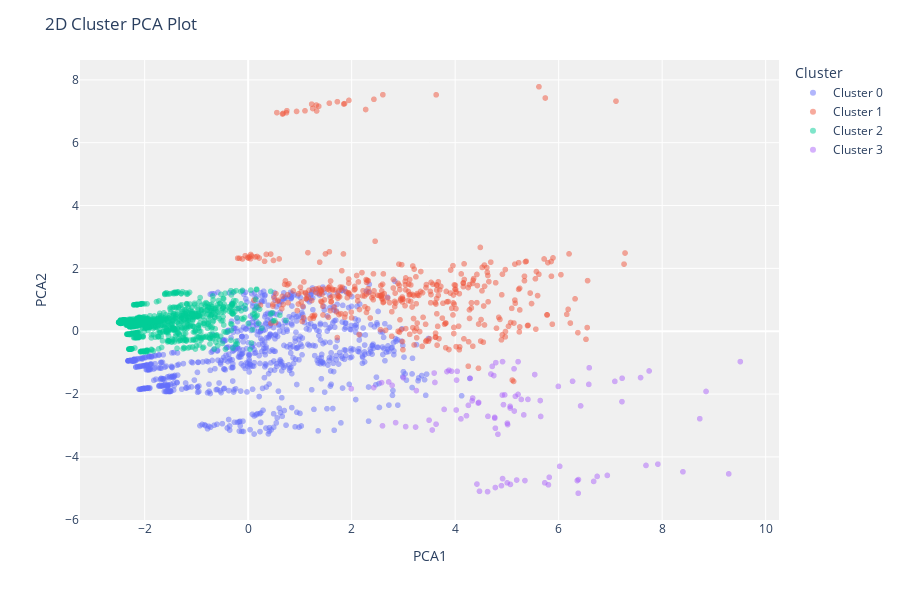

The notebook cell saved with this chart:
### Markdown cell above
### Visualize Model

### Code cell
plot_model(aggl, plot = 'cluster')

### Figure 1 — Plotly figure (JSON) as saved in the notebook; plotly's stock layout.template omitted (floating-point values rounded to 4 significant figures; data arrays with more than 128 entries replaced by an {"elided": "..."} marker saying what was removed)
{"data": [{"customdata": {"elided": "800x1 float values"}, "hovertemplate": "Cluster=Cluster 0<br>PCA1=%{x}<br>PCA2=%{y}<br>Feature=%{customdata[0]}<extra></extra>", "legendgroup": "Cluster 0", "marker": {"color": "#636efa", "opacity": 0.5, "symbol": "circle"}, "mode": "markers", "name": "Cluster 0", "showlegend": true, "textposition": "top center", "type": "scattergl", "x": {"elided": "800 float values"}, "xaxis": "x", "y": {"elided": "800 float values"}, "yaxis": "y"}, {"customdata": {"elided": "413x1 float values"}, "hovertemplate": "Cluster=Cluster 1<br>PCA1=%{x}<br>PCA2=%{y}<br>Feature=%{customdata[0]}<extra></extra>", "legendgroup": "Cluster 1", "marker": {"color": "#EF553B", "opacity": 0.5, "symbol": "circle"}, "mode": "markers", "name": "Cluster 1", "showlegend": true, "textposition": "top center", "type": "scattergl", "x": {"elided": "413 float values"}, "xaxis": "x", "y": {"elided": "413 float values"}, "yaxis": "y"}, {"customdata": {"elided": "1091x1 float values"}, "hovertemplate": "Cluster=Cluster 2<br>PCA1=%{x}<br>PCA2=%{y}<br>Feature=%{customdata[0]}<extra></extra>", "legendgroup": "Cluster 2", "marker": {"color": "#00cc96", "opacity": 0.5, "symbol": "circle"}, "mode": "markers", "name": "Cluster 2", "showlegend": true, "textposition": "top center", "type": "scattergl", "x": {"elided": "1091 float values"}, "xaxis": "x", "y": {"elided": "1091 float values"}, "yaxis": "y"}, {"customdata": [[-0.005855], [-0.008587], [-0.008587], [-0.008587], [-0.005855], [-0.005855], [-0.005855], [-0.008587], [-0.005855], [-0.008587], [-0.008587], [-0.008587], [-0.008587], [-0.005855], [-0.008587], [-0.008587], [-0.008587], [-0.008587], [-0.008587], [-0.008587], [-0.005855], [-0.006267], [-0.005855], [-0.008587], [-0.008587], [-0.008587], [-0.008587], [-0.008587], [-0.006267], [-0.008587], [-0.006267], [-0.006267], [-0.006267], [-0.006267], [-0.006267], [-0.005855], [-0.005855], [-0.006267], [-0.006267], [-0.006267], [-0.008587], [-0.006267], [-0.005855], [-0.005855], [-0.008587], [-0.008587], [-0.006267], [-0.006267], [-0.006267], [-0.006267], [-0.006267], [-0.006267], [-0.006267], [-0.006267], [-0.007862], [-0.005855], [-0.006267], [-0.005855], [-0.005855], [-0.005855], [-0.005855], [-0.005855], [-0.006267], [-0.006267], [-0.005855], [-0.005855], [-0.005855], [-0.005855], [-0.005855], [-0.008587], [-0.006267], [-0.007862], [-0.007862], [-0.007862], [-0.007862], [-0.007862], [-0.007862], [-0.007862], [-0.007862], [-0.007862], [-0.007862], [-0.007862], [-0.006267], [-0.007862], [-0.007862], [-0.007862], [-0.005855], [-0.007862], [-0.007862], [-0.007862], [-0.007862], [-0.007862], [-0.007862], [-0.007862], [-0.007862], [-0.007862]], "hovertemplate": "Cluster=Cluster 3<br>PCA1=%{x}<br>PCA2=%{y}<br>Feature=%{customdata[0]}<extra></extra>", "legendgroup": "Cluster 3", "marker": {"color": "#ab63fa", "opacity": 0.5, "symbol": "circle"}, "mode": "markers", "name": "Cluster 3", "showlegend": true, "textposition": "top center", "type": "scattergl", "x": [4.826, 4.894, 6.378, 4.776, 8.726, 4.112, 5.326, 5.005, 3.496, 5.188, 6.382, 5.731, 6.359, 8.847, 6.94, 6.676, 5.818, 5.802, 9.286, 5.348, 7.223, 5.164, 6.424, 6.02, 4.916, 4.421, 4.626, 5.067, 4.327, 4.47, 4.339, 7.748, 9.51, 7.582, 5.994, 4.934, 5.062, 4.256, 4.455, 4.91, 6.744, 4.957, 5.644, 2.596, 8.401, 7.687, 5.277, 4.02, 4.634, 4.219, 4.446, 6.582, 7.226, 7.085, 4.29, 4.764, 5.406, 4.765, 3.235, 3.044, 3.557, 3.787, 6.268, 5.216, 4.777, 5.008, 5.143, 5.013, 2.849, 7.917, 5.062, 4.747, 5.537, 4.027, 4.691, 5.216, 6.59, 4.717, 5.138, 3.609, 2.716, 1.993, 5.653, 2.426, 2.577, 3.25, 3.631, 3.929, 3.594, 4.915, 4.785, 3.88, 3.842, 2.999, 2.782, 4.04], "xaxis": "x", "y": [-3.28, -4.916, -5.157, -4.975, -2.784, -2.79, -2.663, -4.826, -2.831, -4.737, -4.721, -4.825, -4.754, -1.917, -4.589, -4.78, -4.649, -4.889, -4.541, -4.754, -2.242, -2.072, -2.376, -4.301, -4.69, -4.865, -5.105, -4.876, -2.217, -5.093, -2.126, -1.265, -0.9681, -1.476, -1.757, -2.337, -2.444, -2.359, -2.267, -2.033, -4.621, -2.026, -2.207, -3.012, -4.474, -4.272, -2.171, -2.508, -2.709, -2.689, -2.287, -1.692, -1.497, -1.597, -1.499, -2.74, -2.17, -2.768, -3.051, -3.036, -3.144, -2.489, -1.594, -2.011, -3.088, -2.927, -2.54, -2.972, -2.91, -4.232, -2.39, -1.412, -1.38, -1.556, -1.362, -0.9695, -1.164, -1.119, -1.196, -1.631, -1.614, -1.829, -2.713, -1.795, -1.637, -1.89, -2.958, -1.274, -1.332, -0.9679, -1.001, -1.241, -1.285, -1.482, -1.725, -1.276], "yaxis": "y"}], "layout": {"height": 600, "legend": {"title": {"text": "Cluster"}, "tracegroupgap": 0}, "margin": {"t": 60}, "plot_bgcolor": "rgb(240,240,240)", "title": {"text": "2D Cluster PCA Plot"}, "xaxis": {"anchor": "y", "domain": [0, 1], "title": {"text": "PCA1"}}, "yaxis": {"anchor": "x", "domain": [0, 1], "title": {"text": "PCA2"}}}}
